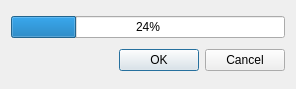
<?xml version="1.0" encoding="UTF-8"?>
<ui version="4.0">
 <class>Dialog</class>
 <widget class="QDialog" name="Dialog">
  <property name="geometry">
   <rect>
    <x>0</x>
    <y>0</y>
    <width>296</width>
    <height>89</height>
   </rect>
  </property>
  <property name="windowTitle">
   <string>Dialog</string>
  </property>
  <layout class="QVBoxLayout" name="verticalLayout">
   <item>
    <widget class="QProgressBar" name="progressBar">
     <property name="value">
      <number>24</number>
     </property>
    </widget>
   </item>
   <item>
    <widget class="QDialogButtonBox" name="buttonBox">
     <property name="orientation">
      <enum>Qt::Horizontal</enum>
     </property>
     <property name="standardButtons">
      <set>QDialogButtonBox::Cancel|QDialogButtonBox::Ok</set>
     </property>
    </widget>
   </item>
  </layout>
 </widget>
 <resources/>
 <connections>
  <connection>
   <sender>buttonBox</sender>
   <signal>accepted()</signal>
   <receiver>Dialog</receiver>
   <slot>accept()</slot>
   <hints>
    <hint type="sourcelabel">
     <x>248</x>
     <y>254</y>
    </hint>
    <hint type="destinationlabel">
     <x>157</x>
     <y>274</y>
    </hint>
   </hints>
  </connection>
  <connection>
   <sender>buttonBox</sender>
   <signal>rejected()</signal>
   <receiver>Dialog</receiver>
   <slot>reject()</slot>
   <hints>
    <hint type="sourcelabel">
     <x>316</x>
     <y>260</y>
    </hint>
    <hint type="destinationlabel">
     <x>286</x>
     <y>274</y>
    </hint>
   </hints>
  </connection>
 </connections>
</ui>
